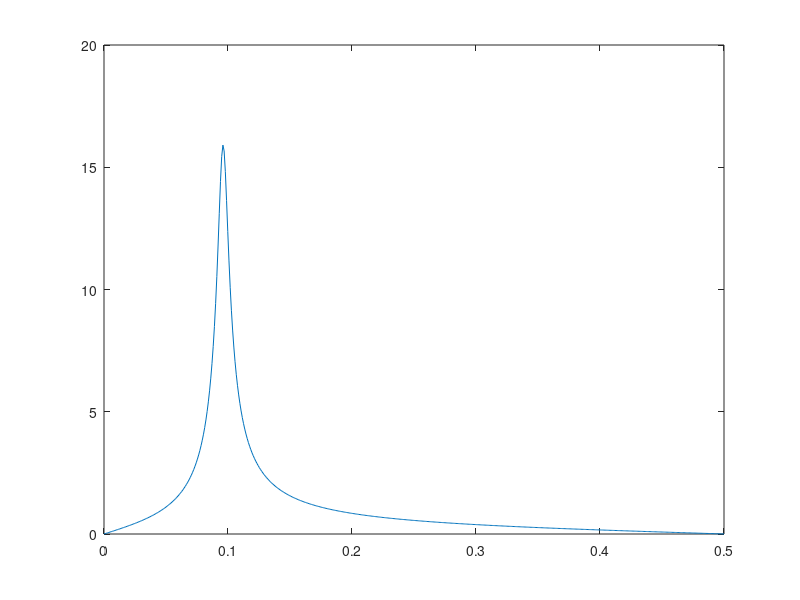

The MATLAB source for this figure:
clear;clc
pkg load signal

f = 0.1;
q=10;
s=-pi*f/q + i*pi*f*sqrt(4-(1/q));
#s=1/(s*s+s*sqrt(2)+1);
[b, a] = bilinear([1, 0], [1, -(conj(s)+s),s*conj(s)], 1);
h = freqz(b,a);
xf = linspace(0,0.5, length(h));
plot(xf, abs(h));







return;
cb=cool(10);
s=tf('s');
L_array=5:5:50;

figure; hold on;
for i=1:length(L_array)
    L=L_array(i);
    G=((58.2+11.7*L)*s^2*25^2+(3996.8 + 815.7*L)*s*25+815.7*25^2)/(s^2*(s^2*25^2+126.9*s*25+(3996.8+1.9*25^2)));
    CL=feedback(G,1);
    pzmap(CL);

end

% lets do this in the end!

% you will have length(L_array)*2 +1 items in h
 h = findobj(gca,'type','line');
for jj=2:length(h)
        set(h(jj),'MarkerSize',12,'Color',cb(floor(jj/2),:));
end
grid;

colormap(cool);   % I am using cool, you can use cool, but I discourage it
c=colorbar;

hold off;
bode(G)
